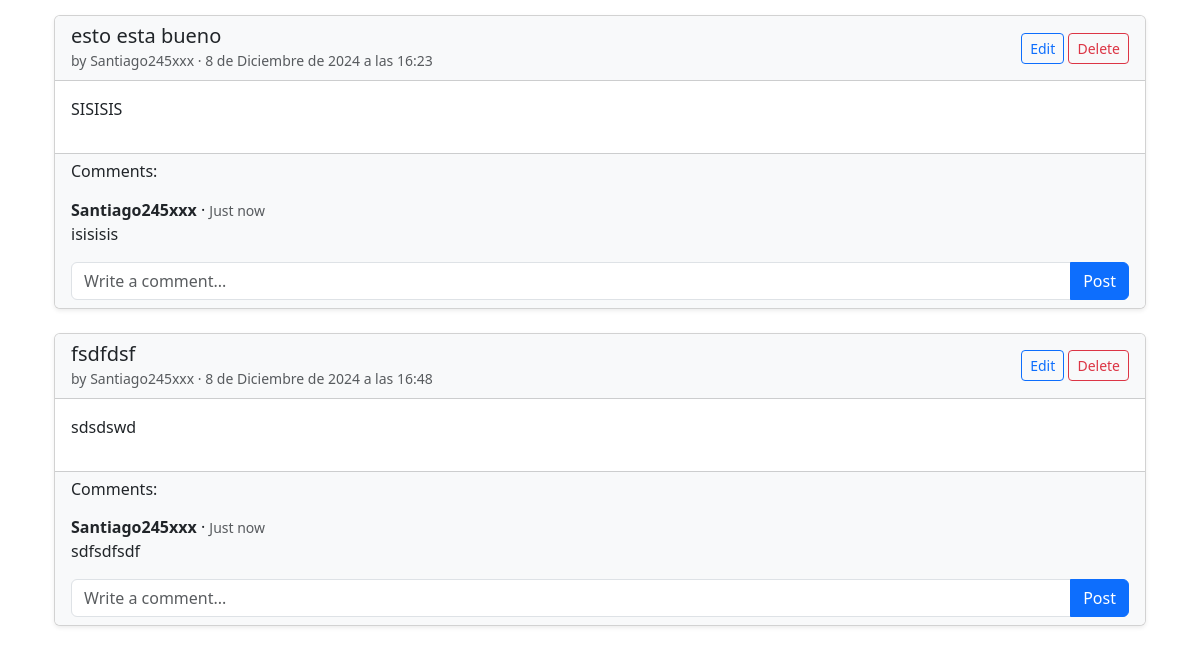
/articles/ (signed in, lower part), run on an earlier commit of the app's database.
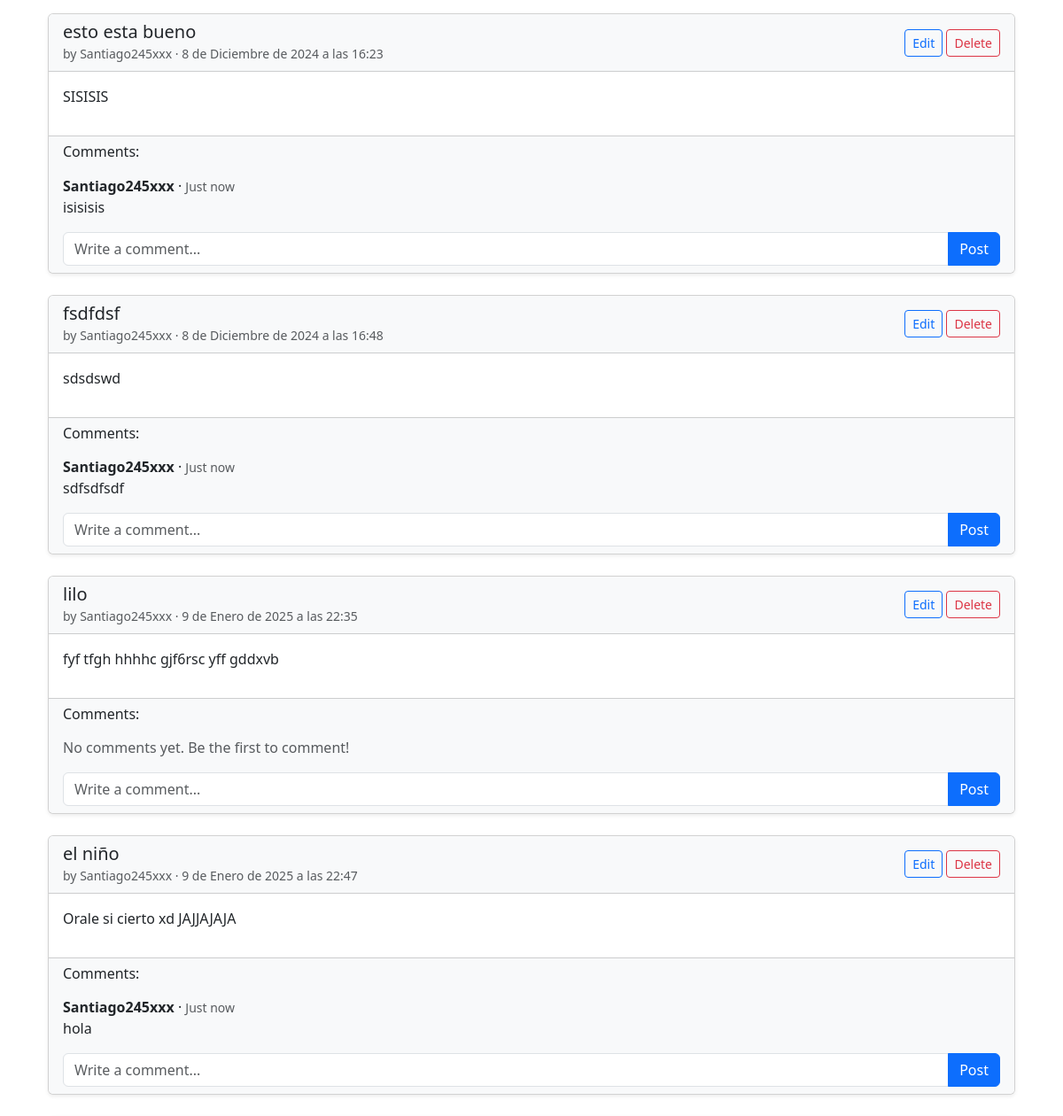
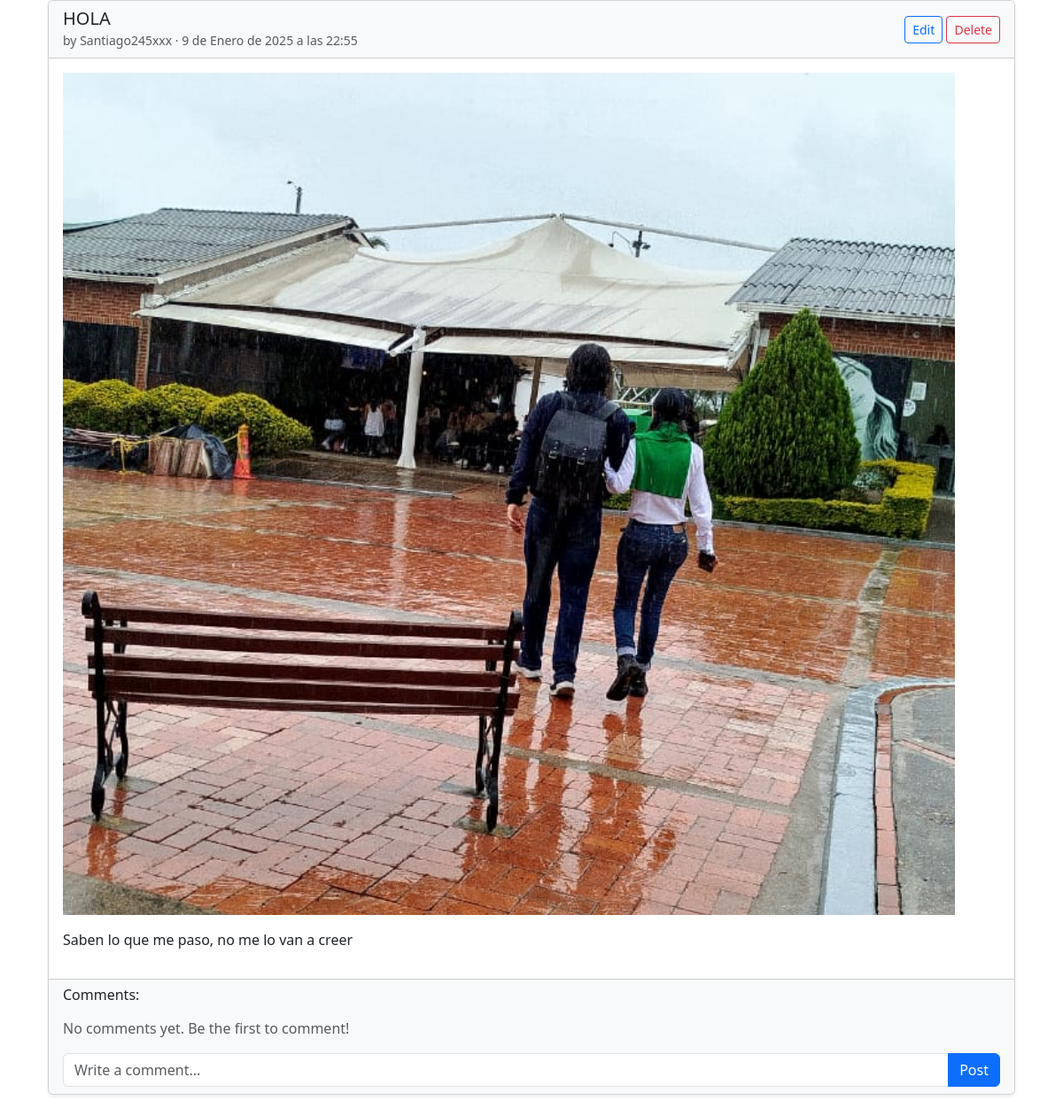
And on a later commit of the database (2 pictures, top to bottom).
### articles/models.py (models this page shows, shortened)
class Article(models.Model):
    title = models.CharField(max_length=255)
    body = models.TextField()
    date = models.DateTimeField(auto_now_add=True)
    author = models.ForeignKey(
        settings.AUTH_USER_MODEL,
        on_delete=models.CASCADE,
    )
    image = models.ImageField(upload_to='article_images/', blank=True, null=True)

class Comment(models.Model):
    article = models.ForeignKey(Article, on_delete=models.CASCADE,)
    comment = models.CharField(max_length=140)
    author = models.ForeignKey(settings.AUTH_USER_MODEL, on_delete=models.CASCADE,)
    def __str__(self):
        return self.comment

### accounts/models.py (models this page shows)
class CustomUser(AbstractUser):
    age = models.PositiveIntegerField(null=True, blank=True)

### articles/views.py (the view)
# urls.py: path('', ArticleListView.as_view(),
class ArticleListView(LoginRequiredMixin,ListView):
    model = Article
    template_name = "article_list.html"

### templates/article_list.html (shortened to what this page needs)
{% extends "base.html" %}
{% block content %}
<div class="container mt-4">
    {% for article in article_list %}
        <div class="card mb-4 shadow-sm">
            <div class="card-header bg-light d-flex justify-content-between align-items-center">
                <div>
                    <h5 class="mb-0">{{ article.title }}</h5>
                    <small class="text-muted">by {{ article.author }} &middot; {{ article.date }}</small>
                </div>
                <div>
                    <a href="{% url 'article_edit' article.pk %}" class="btn btn-sm btn-outline-primary">Edit</a>
                    <a href="{% url 'article_delete' article.pk %}" class="btn btn-sm btn-outline-danger">Delete</a>
                </div>
            </div>
            <div class="card-body">
                {% if article.image %}
                    <img src="{{ article.image.url }}" alt="{{ article.title }}" class="img-fluid mb-3">
                {% endif %}
                <p>{{ article.body }}</p>
            </div>
            <div class="card-footer bg-light">
                <h6 class="mb-3">Comments:</h6>
                {% for comment in article.comment_set.all %}
                    <div class="mb-2">
                        <strong>{{ comment.author }}</strong> &middot;
                        <small class="text-muted">{{ comment.date_posted|default:"Just now" }}</small>
                        <p class="mb-0">{{ comment }}</p>
                    </div>
                {% empty %}
                    <p class="text-muted">No comments yet. Be the first to comment!</p>
                {% endfor %}
                <form method="post" action="{% url 'article_detail' article.pk %}">
                    <div class="input-group mt-3">
                        <input type="text" class="form-control" name="comment" placeholder="Write a comment..." required>
                        <button type="submit" class="btn btn-primary">Post</button>
                    </div>
                </form>
            </div>
        </div>
    {% endfor %}
</div>
{% endblock content %}

### templates/base.html (shortened to what this page needs)
<!DOCTYPE html>
{% load static %}
<html lang="en">
    <head>
        {% load bootstrap5 %}
        {% bootstrap_css %}
    </head>
    <body>
        <div class="container">
        <main>
            {% block content %}
            {% endblock content %}
        </main>
    </body>
</html>

What changed in the data, as far as the page shows it:
added Article: title "lilo", author "Santiago245xxx", date "9 de Enero de 2025 a las 22:35", body "fyf tfgh hhhhc gjf6rsc yff gddxvb"
added Article: title "el niño", author "Santiago245xxx", date "9 de Enero de 2025 a las 22:47", body "Orale si cierto xd JAJJAJAJA"
added Comment: author "Santiago245xxx", date_posted "Just now", comment "hola", shown under "el niño"
added Article: title "HOLA", author "Santiago245xxx", date "9 de Enero de 2025 a las 22:55", image (picture), body "Saben lo que me paso, no me lo van a creer"
